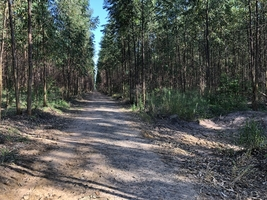
#> input picture images/shadow5.jpg, 267 x 200 px
$ jupyter execute 1stTry.ipynb
#> lines starting #> are read from the running program, lines starting #| are printed output that depends on the picture; after the words box and inside, x2 and y2 are one past the last pixel; in counts of white or black regions, pixels touching at a corner belong together
# Shadow removal with histogram equalization
This was the first (failed) try of removing shadow in image.
In this code, the approach was to detect the shadow regions by limiarizing the image according to the V layer from HSV color space, and removing theem by equalizing the histogram of colors linearly, ditributing the histogram in all uint8 values.

## Color space analysis
First of all, an analysis of the image was done to visualy select the best option of limiarizing the shadowed regions on scenario.
For this first step it was used the V (value) layer of HSV color space to find the shadowed regions on image.

[cell 1]
# importing necessary libraries
import numpy as np
import imageio
import matplotlib.pyplot as plt
import matplotlib as mpl

[cell 2]
# readjustment of range of values
def range_adjustment(img,minvalue=0,maxvalue=255):
    try:
        layers = img.shape[2]
    except:
        layers = 1

    img_u8 = np.zeros(img.shape, dtype=np.uint8)
    if(layers > 1):
        for z in range(layers):
            currmin = np.min(img[:,:,z])
            currmax = np.max(img[:,:,z])
            for x in range(img.shape[0]):
                for y in range(img.shape[1]):
                    img_u8[x,y,z] = ((img[x,y,z]-currmin)*(maxvalue - minvalue)//(currmax - currmin)) + minvalue
    else:
        currmin = np.min(img)
        currmax = np.max(img)
        for x in range(img.shape[0]):
            for y in range(img.shape[1]):
                img_u8[x,y] = ((img[x,y]-currmin)*(maxvalue - minvalue)//(currmax - currmin)) + minvalue

    return img_u8

By ploting each RGB layers of the original image individually is possible to see that using them to limiarize the shadowed regions would be hard, as it was expected.

[cell 3]
I = imageio.imread("../images/shadow5.jpg")
#> I is the input picture: shape (200, 267, 3); mean R, G, B 84.8, 87.4, 82.9
plt.figure(figsize=(10,10))
plt.subplot(221); plt.imshow(I); plt.title("Shadowed image")
plt.subplot(222); plt.imshow(I[:,:,0],cmap='gray'); plt.title("R")
plt.subplot(223); plt.imshow(I[:,:,1],cmap='gray'); plt.title("G")
plt.subplot(224); plt.imshow(I[:,:,2],cmap='gray'); plt.title("B")

On the other hand, for HSV colorspace, the V channel looks more feasable to be used as a shadow limiarizer, since it represents the luminance on image, independently of its chromaticity.

[cell 4]
I_hsv = mpl.colors.rgb_to_hsv(I)
#> I_hsv: shape (200, 267, 3) float32; mean of channels 0, 1, 2 0.4, 0.2, 93.3
plt.figure(figsize=(10,10))
plt.subplot(221); plt.imshow(I); plt.title("Shadowed image")
plt.subplot(222); plt.imshow(range_adjustment(I_hsv[:,:,0],0,255),cmap='gray'); plt.title("H")
plt.subplot(223); plt.imshow(range_adjustment(I_hsv[:,:,1],0,255),cmap='gray'); plt.title("S")
#> call 2 of range_adjustment, with minvalue = 0, maxvalue = 255
plt.subplot(224); plt.imshow(range_adjustment(I_hsv[:,:,2],0,255),cmap='gray'); plt.title("V")
#> call 3 of range_adjustment, with minvalue = 0, maxvalue = 255
plt.savefig("1stTry_HSV_analysis")
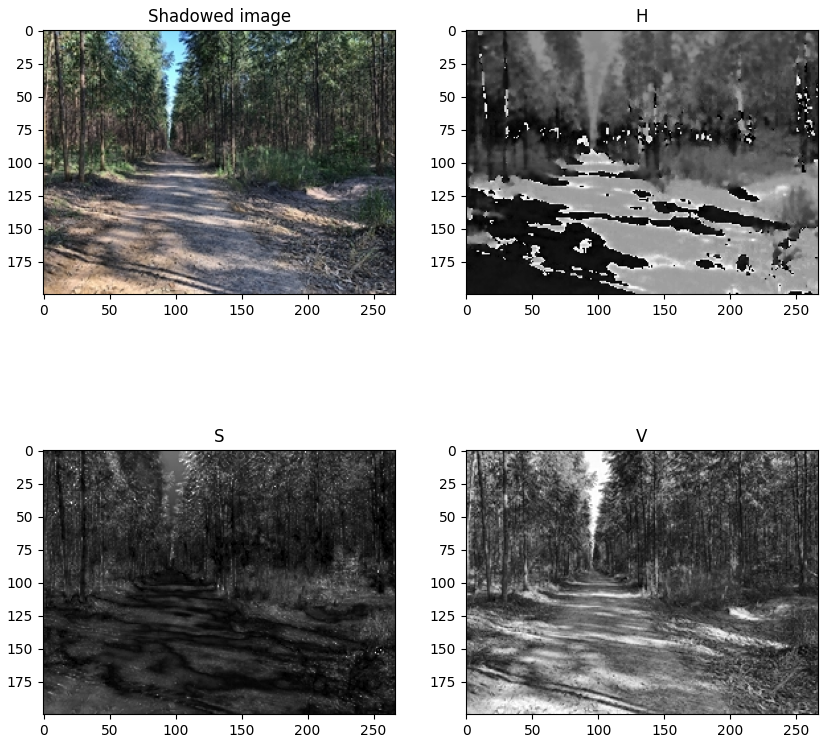
#> figure drawn by matplotlib, 4 panels

## Limiarization
Once the color space and layer were chosen, the next step was the limiarization.
The threshold value was defined emipiracally.

It is important to highlight that because of this empirical method of defining the thresholding level, this limiarization works only for some specific scenarios that approximates with the first image in which the value was defined.

[cell 5]
def limiarization(img, thr = 0.5):
#> called with thr = 0.47
    threshold = thr * np.max(img)
#> threshold = 119.8
    mask = np.zeros(img.shape, dtype = np.uint8)
    mask[np.where(img < threshold)] = 1
    return mask

The shadow regions found can be seen as white pixels.

[cell 6]
shadow_mask = limiarization(I_hsv[:,:,2],0.47)
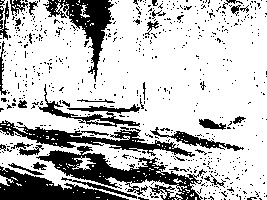
#> shadow_mask: shape (200, 267); values 0 (black) and 1 (white), 74.8% white; 629 black regions (593 under 20 px), largest, box (x1, y1, x2, y2) and area: (36, 146, 207, 200) 2926, (0, 166, 129, 200) 1995, (0, 120, 195, 157) 1923
plt.figure(figsize=(10,5))
plt.subplot(121); plt.imshow(I)
plt.subplot(122); plt.imshow(shadow_mask, cmap="gray")

# plt.figure(figsize=(16,8))
# plt.subplot(121);plt.imshow(I_hsv[:,:,0]);plt.colorbar()
# plt.subplot(122);plt.imshow(I_hsv[:,:,2]);plt.colorbar()

## The histogram equalization
After detecting the shadowed regions it is time to "remove" them by equalizing the histogram in these regions.
By doing that it was expected the shadowed became lighter.

[cell 7]
def histogram(img, range_values):
    # creates an empty histogram array with size proportional to the number of pixel values
    histogram = np.zeros(range_values).astype(int)

    # count every quantity of every value present in image
    for i in range(range_values):
        # locate all pixels with value i in a vector
        pix_i_values = np.where(img == i)

        # get quantity of pixels by the previous vector array length
        histogram[i] = pix_i_values[0].shape[0]

    return histogram

[cell 8]
Rshadow = shadow_mask*I[:,:,0]
Gshadow = shadow_mask*I[:,:,1]
Bshadow = shadow_mask*I[:,:,2]
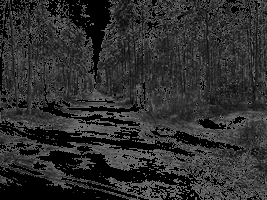
#> Bshadow: shape (200, 267); min 0, max 119, mean 46.6

Rshadow_histogram = histogram(Rshadow[np.where(Rshadow>0)], 256)
#> the loop in histogram, `for i in range(range_values):` made 256 passes
#> pix_i_values on passes 1 to 3: (empty array,), ([7546, 7714],), ([274, 4017, 5079, 23697, 23925, 25975, 33492, 38484],)
#> after the loop in histogram, `for i in range(range_values):`: histogram = 256 values, max 631 at index 53, min 0 at index 0, mean 155.9
#> Rshadow_histogram has the same summary as histogram in histogram
Gshadow_histogram = histogram(Gshadow[np.where(Gshadow>0)], 256)
#> the loop in histogram (call 2), `for i in range(range_values):` made 256 passes
#> pix_i_values on passes 1 to 3: (empty array,), ([33319],), ([25984],)
#> Gshadow_histogram = 256 values, max 647 at index 65, min 0 at index 0, mean 155.9
Bshadow_histogram = histogram(Bshadow[np.where(Bshadow>0)], 256)
#> Bshadow_histogram = 256 values, max 684 at index 47, min 0 at index 0, mean 155.9

[cell 9]
def range_adjustment(img, minvalue=0, maxvalue=255):
#> called with minvalue = 0, maxvalue = 255
    currmin = np.min(img)
#> currmin = 0
    currmax = np.max(img)
#> currmax = 119

    img_u8 = np.zeros(img.shape, dtype=np.uint8)
    for x in range(img.shape[0]):
        for y in range(img.shape[1]):
            img_u8[x,y] = ((img[x,y]-currmin)*(maxvalue - minvalue)//(currmax - currmin)) + minvalue

    return img_u8

## Result and Discussion
Analysing the result of this method, the shadowed regions did become lighter, but not with correct colors.

[cell 10]
Runshadow = np.zeros(Rshadow.shape, dtype = np.uint8)
Gunshadow = np.zeros(Gshadow.shape, dtype = np.uint8)
Bunshadow = np.zeros(Bshadow.shape, dtype = np.uint8)

Runshadow =  range_adjustment(Rshadow, 0, 255)
Gunshadow =  range_adjustment(Gshadow, 0, 255)
#> call 2 of range_adjustment, with minvalue = 0, maxvalue = 255
#> after the loop in range_adjustment (call 2), `for x in range(img.shape[0]):`:
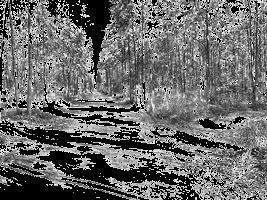
#> img_u8: shape (200, 267); min 0, max 255, mean 105.3
Bunshadow =  range_adjustment(Bshadow, 0, 255)
#> call 3 of range_adjustment, with minvalue = 0, maxvalue = 255
#> after the loop in range_adjustment (call 3), `for x in range(img.shape[0]):`:
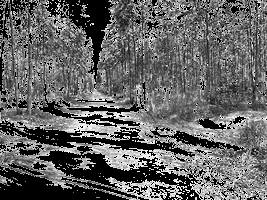
#> img_u8: shape (200, 267); min 0, max 255, mean 99.5

Runshadow_histogram = histogram(Runshadow[np.where(Runshadow>0)], 256)
#> Runshadow_histogram = 256 values, max 631 at index 113, min 0 at index 0, mean 155.9
Gunshadow_histogram = histogram(Gunshadow[np.where(Gunshadow>0)], 256)
#> Gunshadow_histogram = 256 values, max 647 at index 139, min 0 at index 0, mean 155.9
Bunshadow_histogram = histogram(Bunshadow[np.where(Bunshadow>0)], 256)
#> Bunshadow_histogram = 256 values, max 684 at index 100, min 0 at index 0, mean 155.9

plt.figure(figsize=(15,10))
plt.subplot(231); plt.imshow(Rshadow, cmap='gray'); plt.title("Red shadow region")
plt.subplot(232); plt.imshow(Gshadow, cmap='gray'); plt.title("Green shadow region")
plt.subplot(233); plt.imshow(Bshadow, cmap='gray'); plt.title("Blue shadow region")
plt.figure(figsize=(15,5))
plt.subplot(234); plt.bar(range(256), Rshadow_histogram);
plt.subplot(235); plt.bar(range(256), Gshadow_histogram);
plt.subplot(236); plt.bar(range(256), Bshadow_histogram)
plt.figure(figsize=(15,10))
plt.subplot(231); plt.imshow(Runshadow, cmap='gray'); plt.title("Red unshadowed region")
plt.subplot(232); plt.imshow(Gunshadow, cmap='gray'); plt.title("Green unshadowed region")
plt.subplot(233); plt.imshow(Bunshadow, cmap='gray'); plt.title("Blue unshadowed region")
plt.figure(figsize=(15,5))
plt.subplot(234); plt.bar(range(256), Runshadow_histogram)
plt.subplot(235); plt.bar(range(256), Gunshadow_histogram)
plt.subplot(236); plt.bar(range(256), Bunshadow_histogram)
#> figure, not shown here; panel 1: tallest bar 631 high, from x = 52.6 to 53.4; panel 2: tallest bar 647 high, from x = 64.6 to 65.4; panel 3: tallest bar 684 high, from x = 46.6 to 47.4
#> figure, not shown here; panel 1: tallest bar 631 high, from x = 112.6 to 113.4; panel 2: tallest bar 647 high, from x = 138.6 to 139.4; panel 3: tallest bar 684 high, from x = 99.6 to 100.4

[cell 11]
shadow = np.dstack((Rshadow, Gshadow, Bshadow))
unshadow = np.dstack((Runshadow, Gunshadow, Bunshadow))

plt.figure(figsize = (10,5))
plt.subplot(121); plt.imshow(shadow); plt.title("shadowed region")
plt.subplot(122); plt.imshow(unshadow); plt.title("unshadowed region")

If we crop the original image, leaving only the shadowed regions, it is clear the colors are different than expected; for example the shadows on the road are more like blue when the expected was to be more like brown/reddish.

If we plot the color histogram of the lit regions of the image, it is possible to see the diference between the unshadowed regions and the lit regions.

[cell 12]
Rnonshadow = (1-shadow_mask)*I[:,:,0]
Gnonshadow = (1-shadow_mask)*I[:,:,1]
Bnonshadow = (1-shadow_mask)*I[:,:,2]
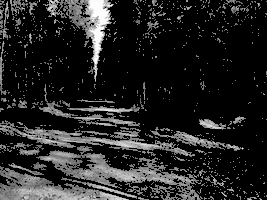
#> Bnonshadow: shape (200, 267); min 0, max 255, mean 36.4

Rnonshadow_histogram = histogram(Rnonshadow[np.where(Rnonshadow>0)], 256)
#> Rnonshadow_histogram = 256 values, max 201 at index 121, min 0 at index 0, mean 52.66
Gnonshadow_histogram = histogram(Gnonshadow[np.where(Gnonshadow>0)], 256)
#> Gnonshadow_histogram = 256 values, max 229 at index 127, min 0 at index 0, mean 52.66
Bnonshadow_histogram = histogram(Bnonshadow[np.where(Bnonshadow>0)], 256)
#> Bnonshadow_histogram = 256 values, max 290 at index 121, min 0 at index 0, mean 52.66

plt.figure(figsize=(15,10))
plt.subplot(231); plt.imshow(Rnonshadow); plt.title("Red lit regions")
plt.subplot(232); plt.imshow(Gnonshadow); plt.title("Green lit regions")
plt.subplot(233); plt.imshow(Bnonshadow); plt.title("Blue lit regions")
plt.figure(figsize=(15,5))
plt.subplot(234); plt.bar(range(256), Rnonshadow_histogram)
plt.subplot(235); plt.bar(range(256), Gnonshadow_histogram)
plt.subplot(236); plt.bar(range(256), Bnonshadow_histogram)
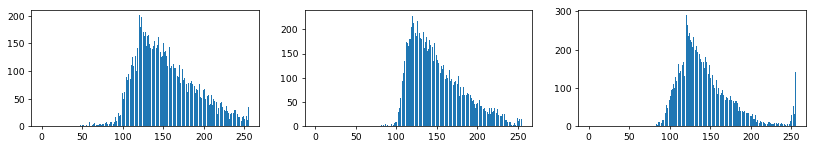
#> figure drawn by matplotlib, 3 panels; panel 1: tallest bar 201 high, from x = 120.6 to 121.4; panel 2: tallest bar 229 high, from x = 126.6 to 127.4; panel 3: tallest bar 290 high, from x = 120.6 to 121.4

Finally, joining the unshadowed and non-shadowed regions we have the final result.

In fact, this failed result was expected after analysing the histograms.
From here we know it is necessary not just separate the shadowed and lit regions, but also separate the regions according to their colors (green parts, ground, sky) and them treat these regions separately.

[cell 13]
nonshadow = np.dstack((Rnonshadow, Gnonshadow, Bnonshadow))
Iunshadowed = unshadow + nonshadow

hline = -2
original = np.copy(I)
result = np.copy(Iunshadowed)
original[hline,:] = [255,0,0]
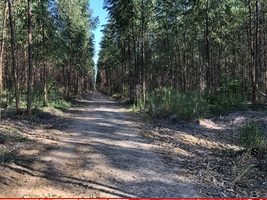
#> original: shape (200, 267, 3); 0.5% of pixels changed, all inside (x1, y1, x2, y2) = (0, 198, 267, 199)
result[hline,:] = [255,0,0]
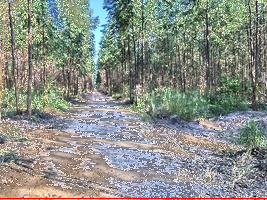
#> result: shape (200, 267, 3); mean R, G, B 137.5, 142.5, 135

plt.figure(figsize=(16,16))
plt.subplot(221);plt.imshow(original);plt.title("original image")
plt.subplot(222);plt.imshow(result); plt.title("result of shadow removal")
plt.figure(figsize=(16,8))
plt.subplot(223);plt.title("horizontal analysis")
plt.plot(I[hline,:,0],'r');plt.plot(I[hline,:,1],'g');plt.plot(I[hline,:,2],'b')
plt.subplot(224); plt.title("horizontal analysis")
plt.plot(Iunshadowed[hline,:,0],'r');plt.plot(Iunshadowed[hline,:,1],'g');plt.plot(Iunshadowed[hline,:,2],'b')
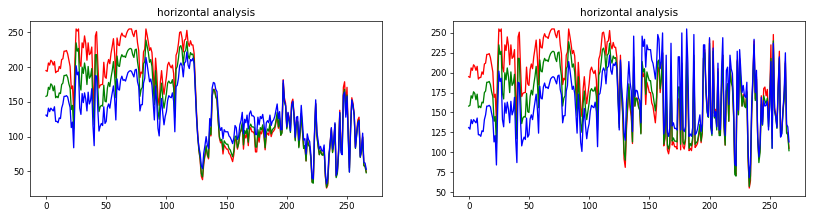
#> figure drawn by matplotlib, 2 panels; panel 1: curve peaks at x = 25, y = 255; panel 1: curve peaks at x = 83, y = 239; panel 1: curve peaks at x = 117, y = 222; panel 2: curve peaks at x = 25, y = 255

$ run again, with images/shadow1.jpg copied over images/shadow5.jpg
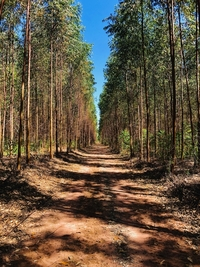
#> input picture images/shadow1.jpg, 200 x 267 px
#> I is the input picture: shape (267, 200, 3); mean R, G, B 97.9, 85, 66.1
#> I_hsv: shape (267, 200, 3) float32; mean of channels 0, 1, 2 0.1, 0.5, 107.3
#> threshold = 119.8
#> shadow_mask: shape (267, 200); values 0 (black) and 1 (white), 63.3% white; 638 black regions (603 under 20 px), largest, box (x1, y1, x2, y2) and area: (53, 0, 139, 166) 5392, (0, 202, 198, 250) 3579, (23, 239, 144, 267) 1535
#> the loop in histogram, `for i in range(range_values):` made 256 passes
#> pix_i_values on passes 1, 3, 5: (empty array,), ([1191, 1335, 2212, 2987, 3858, 4882],), ([1999, 2361, 2431, 2822, 3091, 7611, 25677],)
#> after the loop in histogram, `for i in range(range_values):`: histogram = 256 values, max 394 at index 76, min 0 at index 0, mean 131.9
#> Rshadow_histogram has the same summary as histogram in histogram
#> the loop in histogram (call 2), `for i in range(range_values):` made 256 passes
#> Gshadow_histogram = 256 values, max 449 at index 63, min 0 at index 0, mean 131.9
#> Bshadow_histogram = 256 values, max 566 at index 30, min 0 at index 0, mean 128.9
#> currmin = 0
#> currmax = 119
#> after the loop in range_adjustment (call 3), `for x in range(img.shape[0]):`:
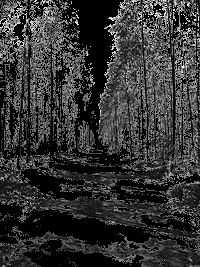
#> img_u8: shape (267, 200); min 0, max 255, mean 51.8
#> Runshadow_histogram = 256 values, max 394 at index 162, min 0 at index 0, mean 131.9
#> Gunshadow_histogram = 256 values, max 449 at index 135, min 0 at index 0, mean 131.9
#> Bunshadow_histogram = 256 values, max 566 at index 64, min 0 at index 0, mean 128.9
#> Rnonshadow_histogram = 256 values, max 336 at index 120, min 0 at index 0, mean 76.52
#> Gnonshadow_histogram = 256 values, max 315 at index 150, min 0 at index 0, mean 76.52
#> Bnonshadow_histogram = 256 values, max 291 at index 238, min 0 at index 0, mean 76.52
#> original: shape (267, 200, 3); 0.37% of pixels changed, all inside (x1, y1, x2, y2) = (0, 265, 200, 266)
#> result: shape (267, 200, 3); mean R, G, B 146.5, 124.7, 93.4
#> `[cell 13] nonshadow = np.dstack((Rnonshadow, Gnonshadow, Bnonshadow)) ..`:
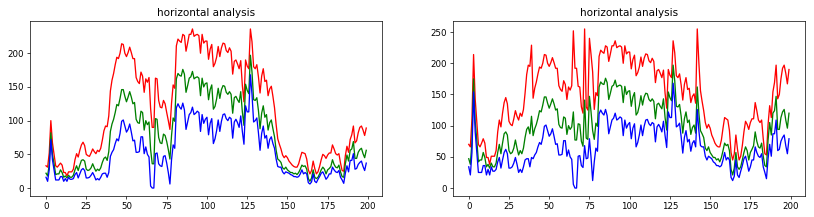
#> figure drawn by matplotlib, 2 panels; panel 1: curve peaks at x = 91, y = 236; panel 1: curve peaks at x = 127, y = 197; panel 1: curve peaks at x = 127, y = 168; panel 2: curve peaks at x = 72, y = 255

$ run again, with images/shadow2.jpg copied over images/shadow5.jpg
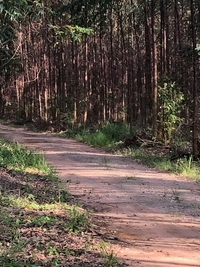
#> input picture images/shadow2.jpg, 200 x 267 px
#> I is the input picture: shape (267, 200, 3); mean R, G, B 98.4, 84, 74.9
#> I_hsv: shape (267, 200, 3) float32; mean of channels 0, 1, 2 0.2, 0.3, 99.4
#> threshold = 119.8
#> shadow_mask: shape (267, 200); values 0 (black) and 1 (white), 64.7% white; 607 black regions (577 under 20 px), largest, box (x1, y1, x2, y2) and area: (0, 131, 200, 267) 15963, (0, 124, 56, 136) 154, (66, 25, 94, 37) 107
#> the loop in histogram, `for i in range(range_values):` made 256 passes
#> pix_i_values on passes 1 to 3: (empty array,), ([1583, 1812, 27365, 27759],), ([1387, 3075, 27361, 27363, 27486],)
#> after the loop in histogram, `for i in range(range_values):`: histogram = 256 values, max 559 at index 41, min 0 at index 0, mean 134.9
#> Rshadow_histogram has the same summary as histogram in histogram
#> the loop in histogram (call 2), `for i in range(range_values):` made 256 passes
#> Gshadow_histogram = 256 values, max 576 at index 30, min 0 at index 0, mean 134.8
#> Bshadow_histogram = 256 values, max 646 at index 33, min 0 at index 0, mean 134.1
#> currmin = 0
#> currmax = 119
#> Runshadow_histogram = 256 values, max 559 at index 87, min 0 at index 0, mean 134.9
#> Gunshadow_histogram = 256 values, max 576 at index 64, min 0 at index 0, mean 134.8
#> Bunshadow_histogram = 256 values, max 646 at index 71, min 0 at index 0, mean 134.1
#> Rnonshadow_histogram = 256 values, max 277 at index 123, min 0 at index 0, mean 73.62
#> Gnonshadow_histogram = 256 values, max 352 at index 120, min 0 at index 0, mean 73.62
#> Bnonshadow_histogram = 256 values, max 332 at index 121, min 0 at index 0, mean 73.62
#> original: shape (267, 200, 3); 0.37% of pixels changed, all inside (x1, y1, x2, y2) = (0, 265, 200, 266)
#> result: shape (267, 200, 3); mean R, G, B 144.1, 122.8, 108.7
#> `[cell 13] nonshadow = np.dstack((Rnonshadow, Gnonshadow, Bnonshadow)) ..`:
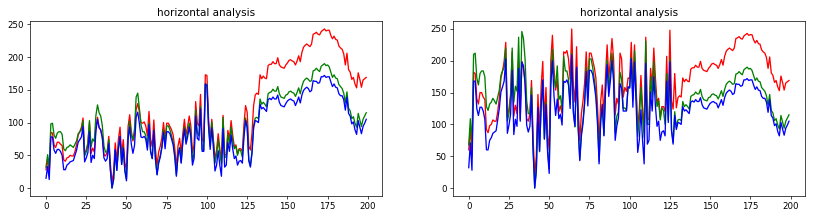
#> figure drawn by matplotlib, 2 panels; panel 1: curve peaks at x = 173, y = 243; panel 1: curve peaks at x = 173, y = 190; panel 1: curve peaks at x = 173, y = 172; panel 2: curve peaks at x = 64, y = 250
